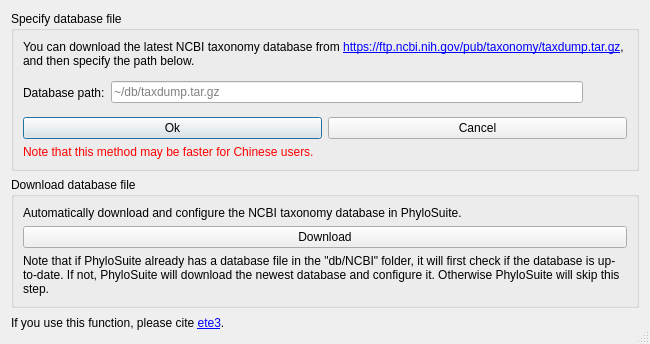
<?xml version="1.0" encoding="UTF-8"?>
<ui version="4.0">
 <class>NCBI_DB</class>
 <widget class="QDialog" name="NCBI_DB">
  <property name="geometry">
   <rect>
    <x>0</x>
    <y>0</y>
    <width>650</width>
    <height>344</height>
   </rect>
  </property>
  <property name="minimumSize">
   <size>
    <width>650</width>
    <height>0</height>
   </size>
  </property>
  <property name="maximumSize">
   <size>
    <width>16777215</width>
    <height>16777215</height>
   </size>
  </property>
  <property name="windowTitle">
   <string>Configure NCBI taxonomy database</string>
  </property>
  <property name="sizeGripEnabled">
   <bool>true</bool>
  </property>
  <layout class="QVBoxLayout" name="verticalLayout">
   <item>
    <widget class="QGroupBox" name="groupBox_2">
     <property name="title">
      <string>Specify database file</string>
     </property>
     <property name="checkable">
      <bool>false</bool>
     </property>
     <property name="checked">
      <bool>false</bool>
     </property>
     <layout class="QGridLayout" name="gridLayout">
      <item row="0" column="0" colspan="3">
       <widget class="QLabel" name="label_3">
        <property name="text">
         <string>&lt;html&gt;&lt;head/&gt;&lt;body&gt;&lt;p&gt;You can download the latest NCBI taxonomy database from &lt;a href=&quot;https://ftp.ncbi.nih.gov/pub/taxonomy/taxdump.tar.gz&quot;&gt;&lt;span style=&quot; text-decoration: underline; color:#0000ff;&quot;&gt;https://ftp.ncbi.nih.gov/pub/taxonomy/taxdump.tar.gz&lt;/span&gt;&lt;/a&gt;, and then specify the path below.&lt;/p&gt;&lt;/body&gt;&lt;/html&gt;</string>
        </property>
        <property name="scaledContents">
         <bool>false</bool>
        </property>
        <property name="wordWrap">
         <bool>true</bool>
        </property>
        <property name="openExternalLinks">
         <bool>true</bool>
        </property>
        <property name="textInteractionFlags">
         <set>Qt::LinksAccessibleByMouse|Qt::TextSelectableByMouse</set>
        </property>
       </widget>
      </item>
      <item row="1" column="0">
       <widget class="QLabel" name="label">
        <property name="text">
         <string>Database path:</string>
        </property>
       </widget>
      </item>
      <item row="1" column="1">
       <widget class="QLineEdit" name="lineEdit">
        <property name="dragEnabled">
         <bool>true</bool>
        </property>
        <property name="readOnly">
         <bool>true</bool>
        </property>
        <property name="placeholderText">
         <string>~/db/taxdump.tar.gz</string>
        </property>
       </widget>
      </item>
      <item row="1" column="2">
       <widget class="QToolButton" name="toolButton_3">
        <property name="styleSheet">
         <string notr="true"/>
        </property>
        <property name="text">
         <string/>
        </property>
        <property name="icon">
         <iconset resource="../myRes.qrc">
          <normaloff>:/picture/resourses/Open_folder_add_512px_1186192_easyicon.net.png</normaloff>:/picture/resourses/Open_folder_add_512px_1186192_easyicon.net.png</iconset>
        </property>
        <property name="iconSize">
         <size>
          <width>30</width>
          <height>30</height>
         </size>
        </property>
        <property name="checkable">
         <bool>false</bool>
        </property>
        <property name="checked">
         <bool>false</bool>
        </property>
        <property name="autoRaise">
         <bool>true</bool>
        </property>
       </widget>
      </item>
      <item row="2" column="0" colspan="3">
       <layout class="QHBoxLayout" name="horizontalLayout">
        <item>
         <widget class="QPushButton" name="pushButton">
          <property name="text">
           <string>Ok</string>
          </property>
          <property name="icon">
           <iconset resource="../myRes.qrc">
            <normaloff>:/picture/resourses/btn_ok.png</normaloff>:/picture/resourses/btn_ok.png</iconset>
          </property>
         </widget>
        </item>
        <item>
         <widget class="QPushButton" name="pushButton_2">
          <property name="text">
           <string>Cancel</string>
          </property>
          <property name="icon">
           <iconset resource="../myRes.qrc">
            <normaloff>:/picture/resourses/btn_close.png</normaloff>:/picture/resourses/btn_close.png</iconset>
          </property>
         </widget>
        </item>
       </layout>
      </item>
      <item row="3" column="0" colspan="2">
       <widget class="QLabel" name="label_4">
        <property name="text">
         <string>&lt;html&gt;&lt;head/&gt;&lt;body&gt;&lt;p&gt;&lt;span style=&quot; color:#ff0000;&quot;&gt;Note that this method may be faster for Chinese users.&lt;/span&gt;&lt;/p&gt;&lt;/body&gt;&lt;/html&gt;</string>
        </property>
       </widget>
      </item>
     </layout>
    </widget>
   </item>
   <item>
    <widget class="QGroupBox" name="groupBox">
     <property name="title">
      <string>Download database file</string>
     </property>
     <property name="checkable">
      <bool>false</bool>
     </property>
     <layout class="QVBoxLayout" name="verticalLayout_2">
      <item>
       <widget class="QLabel" name="label_6">
        <property name="text">
         <string>Automatically download and configure the NCBI taxonomy database in PhyloSuite.</string>
        </property>
        <property name="scaledContents">
         <bool>false</bool>
        </property>
        <property name="wordWrap">
         <bool>true</bool>
        </property>
        <property name="textInteractionFlags">
         <set>Qt::LinksAccessibleByMouse|Qt::TextSelectableByMouse</set>
        </property>
       </widget>
      </item>
      <item>
       <widget class="QPushButton" name="pushButton_5">
        <property name="text">
         <string>Download</string>
        </property>
        <property name="icon">
         <iconset resource="../myRes.qrc">
          <normaloff>:/picture/resourses/Install.png</normaloff>:/picture/resourses/Install.png</iconset>
        </property>
       </widget>
      </item>
      <item>
       <widget class="QLabel" name="label_2">
        <property name="text">
         <string>Note that if PhyloSuite already has a database file in the &quot;db/NCBI&quot; folder, it will first check if the database is up-to-date. If not, PhyloSuite will download the newest database and configure it. Otherwise PhyloSuite will skip this step. </string>
        </property>
        <property name="scaledContents">
         <bool>false</bool>
        </property>
        <property name="wordWrap">
         <bool>true</bool>
        </property>
        <property name="textInteractionFlags">
         <set>Qt::LinksAccessibleByMouse|Qt::TextSelectableByMouse</set>
        </property>
       </widget>
      </item>
     </layout>
    </widget>
   </item>
   <item>
    <widget class="QLabel" name="label_5">
     <property name="text">
      <string>&lt;html&gt;&lt;head/&gt;&lt;body&gt;&lt;p&gt;If you use this function, please cite &lt;a href=&quot;https://academic.oup.com/mbe/article/33/6/1635/2579822&quot;&gt;&lt;span style=&quot; text-decoration: underline; color:#0000ff;&quot;&gt;ete3&lt;/span&gt;&lt;/a&gt;.&lt;/p&gt;&lt;/body&gt;&lt;/html&gt;</string>
     </property>
     <property name="scaledContents">
      <bool>false</bool>
     </property>
     <property name="openExternalLinks">
      <bool>true</bool>
     </property>
     <property name="textInteractionFlags">
      <set>Qt::LinksAccessibleByMouse|Qt::TextSelectableByMouse</set>
     </property>
    </widget>
   </item>
  </layout>
 </widget>
 <tabstops>
  <tabstop>pushButton</tabstop>
  <tabstop>toolButton_3</tabstop>
  <tabstop>pushButton_5</tabstop>
  <tabstop>lineEdit</tabstop>
  <tabstop>pushButton_2</tabstop>
 </tabstops>
 <resources>
  <include location="../myRes.qrc"/>
 </resources>
 <connections/>
</ui>
